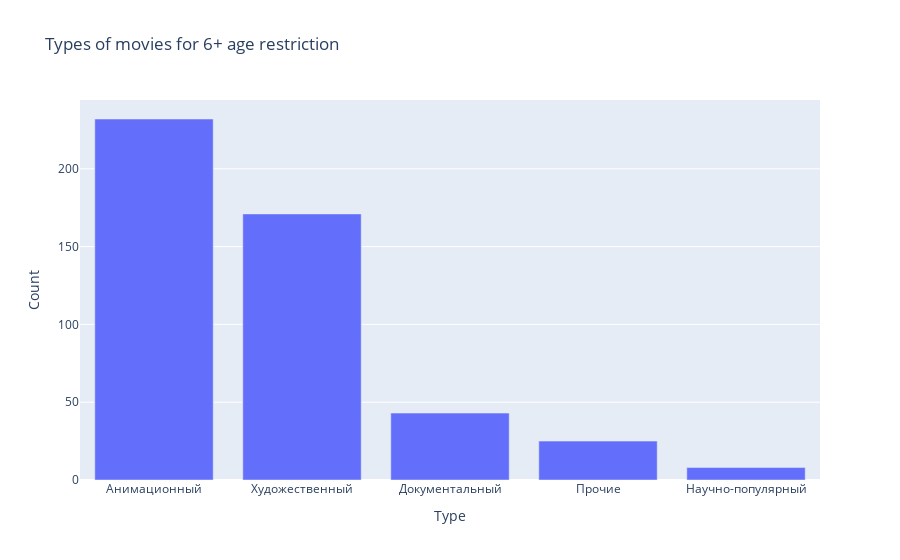

Notebook code for this chart:
### Markdown cell above
**Let's check what type of movie predominates in the 6+ and 0+ age category.**

### Code cell
# Extracting movies with 6+ age restriction
movies_6_plus = data_sr[data_sr['age_restriction'] == '«6+» - для детей старше 6 лет']

# Getting counts of each type of movie for 6+ age restriction
type_counts_6_plus = movies_6_plus['type'].value_counts().reset_index()

# Renaming columns for better understanding
type_counts_6_plus.columns = ['Type', 'Count']

# Plotting bar chart for 6+ age restriction
fig_6_plus = px.bar(type_counts_6_plus, x='Type', y='Count', title='Types of movies for 6+ age restriction')
fig_6_plus.show()

# Extracting movies with 0+ age restriction
movies_0_plus = data_sr[data_sr['age_restriction'] == '«0+» - для любой зрительской аудитории']

# Getting counts of each type of movie for 0+ age restriction
type_counts_0_plus = movies_0_plus['type'].value_counts().reset_index()

# Renaming columns for better understanding
type_counts_0_plus.columns = ['Type', 'Count']

# Plotting bar chart for 0+ age restriction
fig_0_plus = px.bar(type_counts_0_plus, x='Type', y='Count', title='Types of movies for 0+ age restriction')
fig_0_plus.show(renderer="svg")

### Figure 1 — Plotly figure (JSON) as saved in the notebook; plotly's stock layout.template omitted (floating-point values rounded to 4 significant figures)
{"data": [{"alignmentgroup": "True", "hovertemplate": "Type=%{x}<br>Count=%{y}<extra></extra>", "legendgroup": "", "marker": {"color": "#636efa", "pattern": {"shape": ""}}, "name": "", "offsetgroup": "", "orientation": "v", "showlegend": false, "textposition": "auto", "type": "bar", "x": ["Анимационный", "Художественный", "Документальный", "Прочие", "Научно-популярный"], "xaxis": "x", "y": [232, 171, 43, 25, 8], "yaxis": "y"}], "layout": {"barmode": "relative", "legend": {"tracegroupgap": 0}, "title": {"text": "Types of movies for 6+ age restriction"}, "xaxis": {"anchor": "y", "domain": [0, 1], "title": {"text": "Type"}}, "yaxis": {"anchor": "x", "domain": [0, 1], "title": {"text": "Count"}}}}
